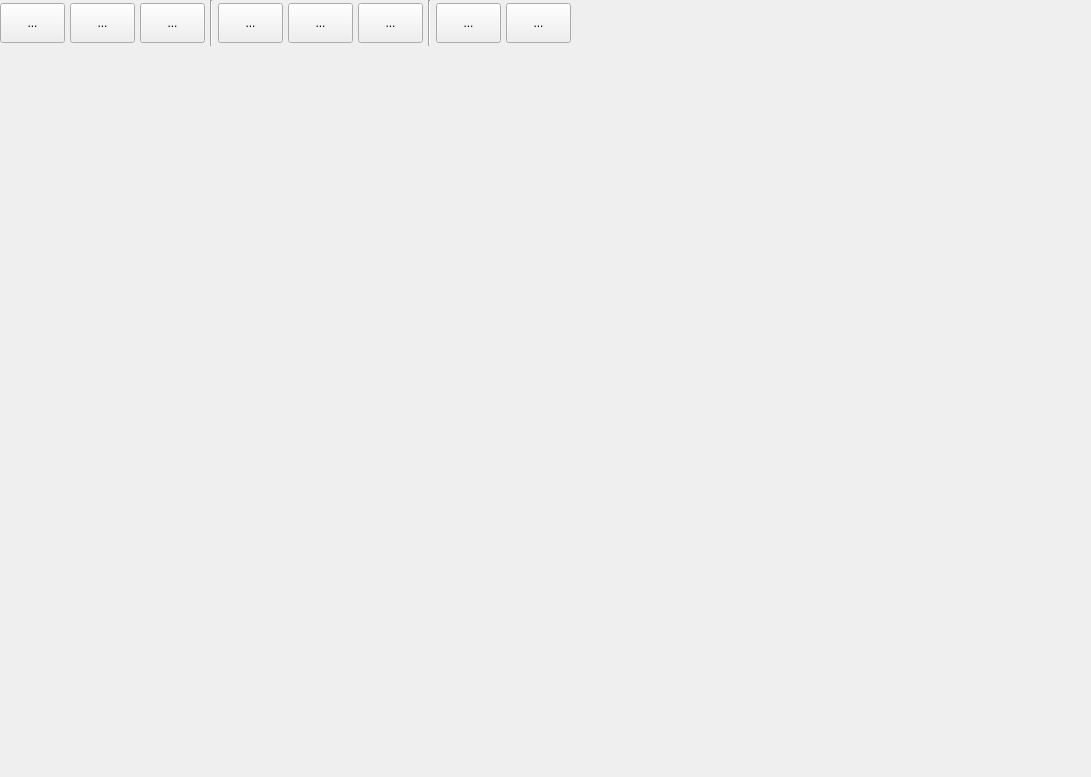
<?xml version="1.0" encoding="UTF-8"?>
<ui version="4.0">
 <class>ui_004</class>
 <widget class="QWidget" name="ui_004">
  <property name="geometry">
   <rect>
    <x>0</x>
    <y>0</y>
    <width>1091</width>
    <height>777</height>
   </rect>
  </property>
  <property name="windowTitle">
   <string>Form</string>
  </property>
  <layout class="QVBoxLayout" name="verticalLayout" stretch="1,15,1">
   <property name="spacing">
    <number>0</number>
   </property>
   <property name="leftMargin">
    <number>0</number>
   </property>
   <property name="topMargin">
    <number>0</number>
   </property>
   <property name="rightMargin">
    <number>0</number>
   </property>
   <property name="bottomMargin">
    <number>0</number>
   </property>
   <item>
    <widget class="QWidget" name="widget_menu" native="true">
     <layout class="QHBoxLayout" name="horizontalLayout" stretch="1,1,1,1,1,1,1,1,1,1,5">
      <property name="spacing">
       <number>5</number>
      </property>
      <property name="leftMargin">
       <number>0</number>
      </property>
      <property name="topMargin">
       <number>0</number>
      </property>
      <property name="rightMargin">
       <number>0</number>
      </property>
      <property name="bottomMargin">
       <number>0</number>
      </property>
      <item>
       <widget class="QToolButton" name="btn_open_para">
        <property name="minimumSize">
         <size>
          <width>65</width>
          <height>40</height>
         </size>
        </property>
        <property name="text">
         <string>...</string>
        </property>
       </widget>
      </item>
      <item>
       <widget class="QToolButton" name="btn_save_para">
        <property name="minimumSize">
         <size>
          <width>65</width>
          <height>40</height>
         </size>
        </property>
        <property name="text">
         <string>...</string>
        </property>
       </widget>
      </item>
      <item>
       <widget class="QToolButton" name="btn_open_test">
        <property name="minimumSize">
         <size>
          <width>65</width>
          <height>40</height>
         </size>
        </property>
        <property name="text">
         <string>...</string>
        </property>
       </widget>
      </item>
      <item>
       <widget class="Line" name="line">
        <property name="orientation">
         <enum>Qt::Vertical</enum>
        </property>
       </widget>
      </item>
      <item>
       <widget class="QToolButton" name="btn_start_test">
        <property name="minimumSize">
         <size>
          <width>65</width>
          <height>40</height>
         </size>
        </property>
        <property name="text">
         <string>...</string>
        </property>
       </widget>
      </item>
      <item>
       <widget class="QToolButton" name="btn_stop_test">
        <property name="minimumSize">
         <size>
          <width>65</width>
          <height>40</height>
         </size>
        </property>
        <property name="text">
         <string>...</string>
        </property>
       </widget>
      </item>
      <item>
       <widget class="QToolButton" name="btn_reset_para">
        <property name="minimumSize">
         <size>
          <width>65</width>
          <height>40</height>
         </size>
        </property>
        <property name="text">
         <string>...</string>
        </property>
       </widget>
      </item>
      <item>
       <widget class="Line" name="line_2">
        <property name="orientation">
         <enum>Qt::Vertical</enum>
        </property>
       </widget>
      </item>
      <item>
       <widget class="QToolButton" name="btn_up_para">
        <property name="minimumSize">
         <size>
          <width>65</width>
          <height>40</height>
         </size>
        </property>
        <property name="text">
         <string>...</string>
        </property>
       </widget>
      </item>
      <item>
       <widget class="QToolButton" name="btn_down_test">
        <property name="minimumSize">
         <size>
          <width>65</width>
          <height>40</height>
         </size>
        </property>
        <property name="text">
         <string>...</string>
        </property>
       </widget>
      </item>
      <item>
       <spacer name="horizontalSpacer">
        <property name="orientation">
         <enum>Qt::Horizontal</enum>
        </property>
        <property name="sizeHint" stdset="0">
         <size>
          <width>512</width>
          <height>20</height>
         </size>
        </property>
       </spacer>
      </item>
     </layout>
    </widget>
   </item>
   <item>
    <widget class="QWidget" name="widget_main" native="true"/>
   </item>
   <item>
    <widget class="QWidget" name="widget_status" native="true"/>
   </item>
  </layout>
 </widget>
 <resources/>
 <connections/>
</ui>
